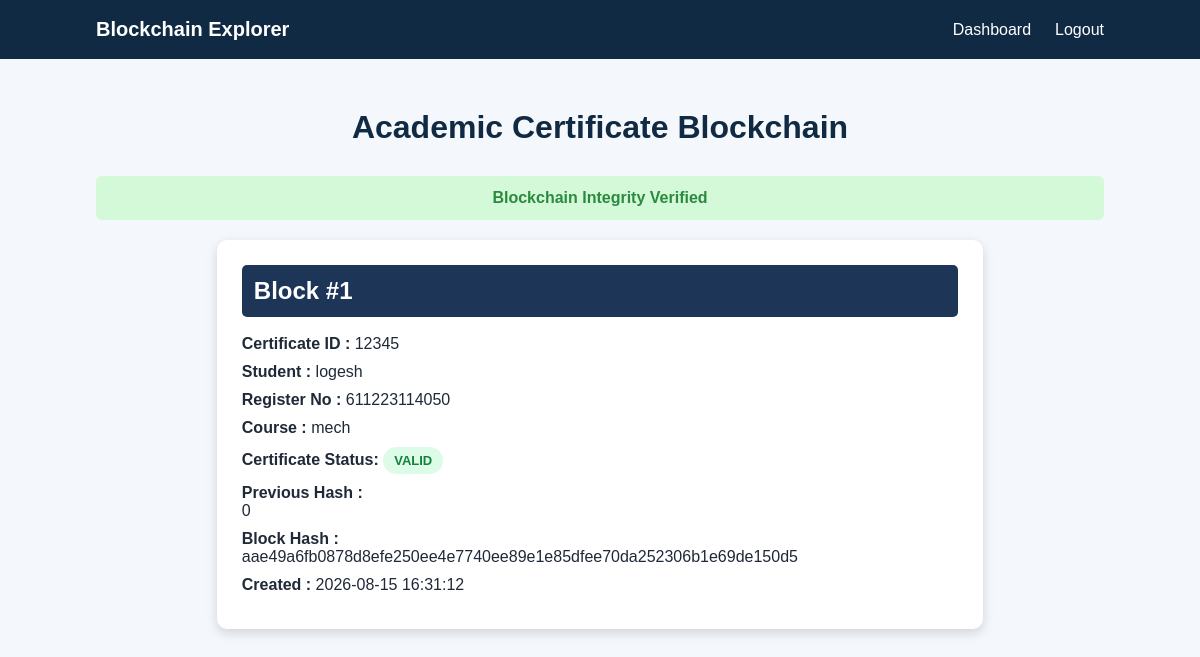
/blockchain (signed in), run on an earlier commit of the app's database.
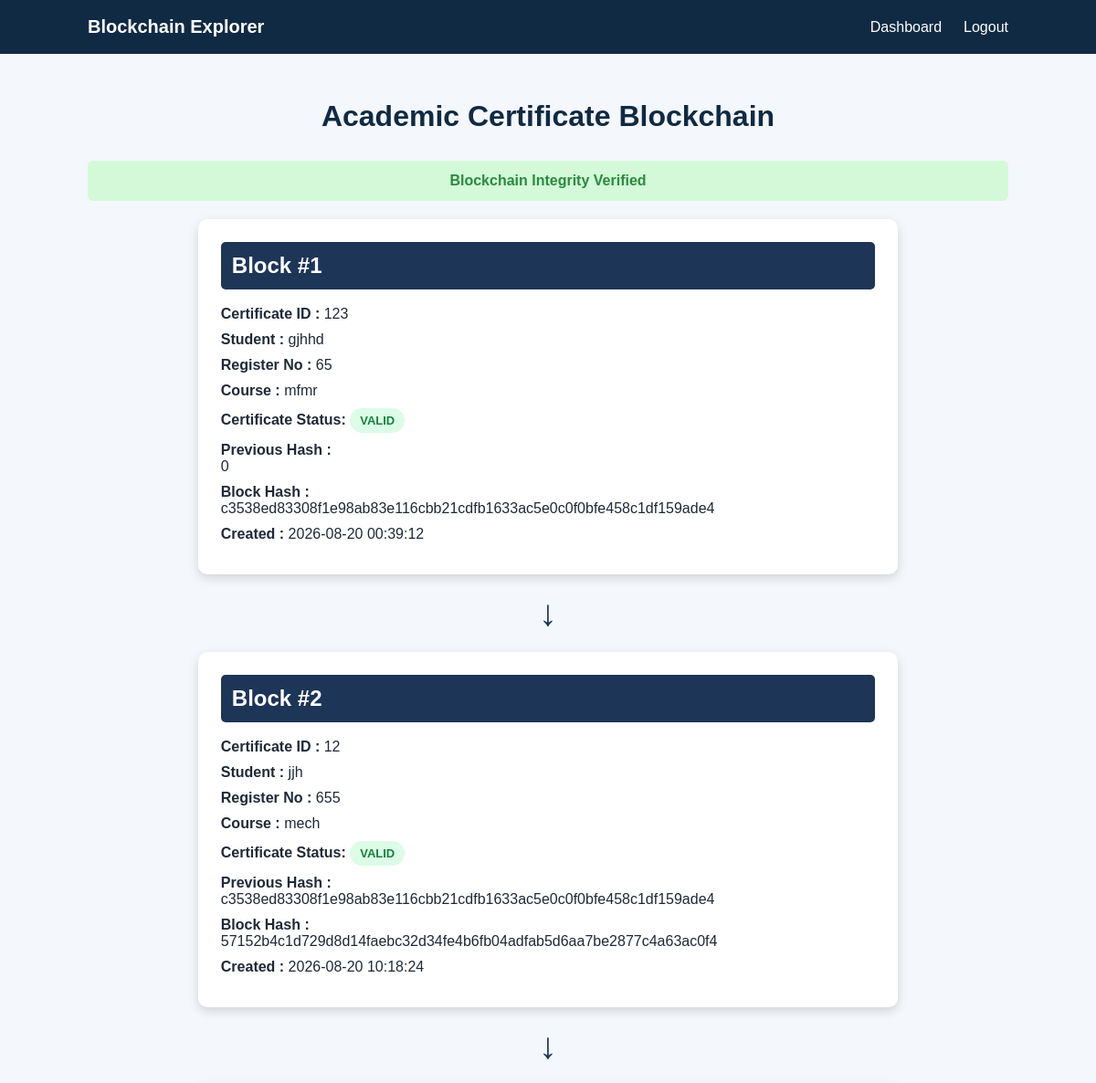
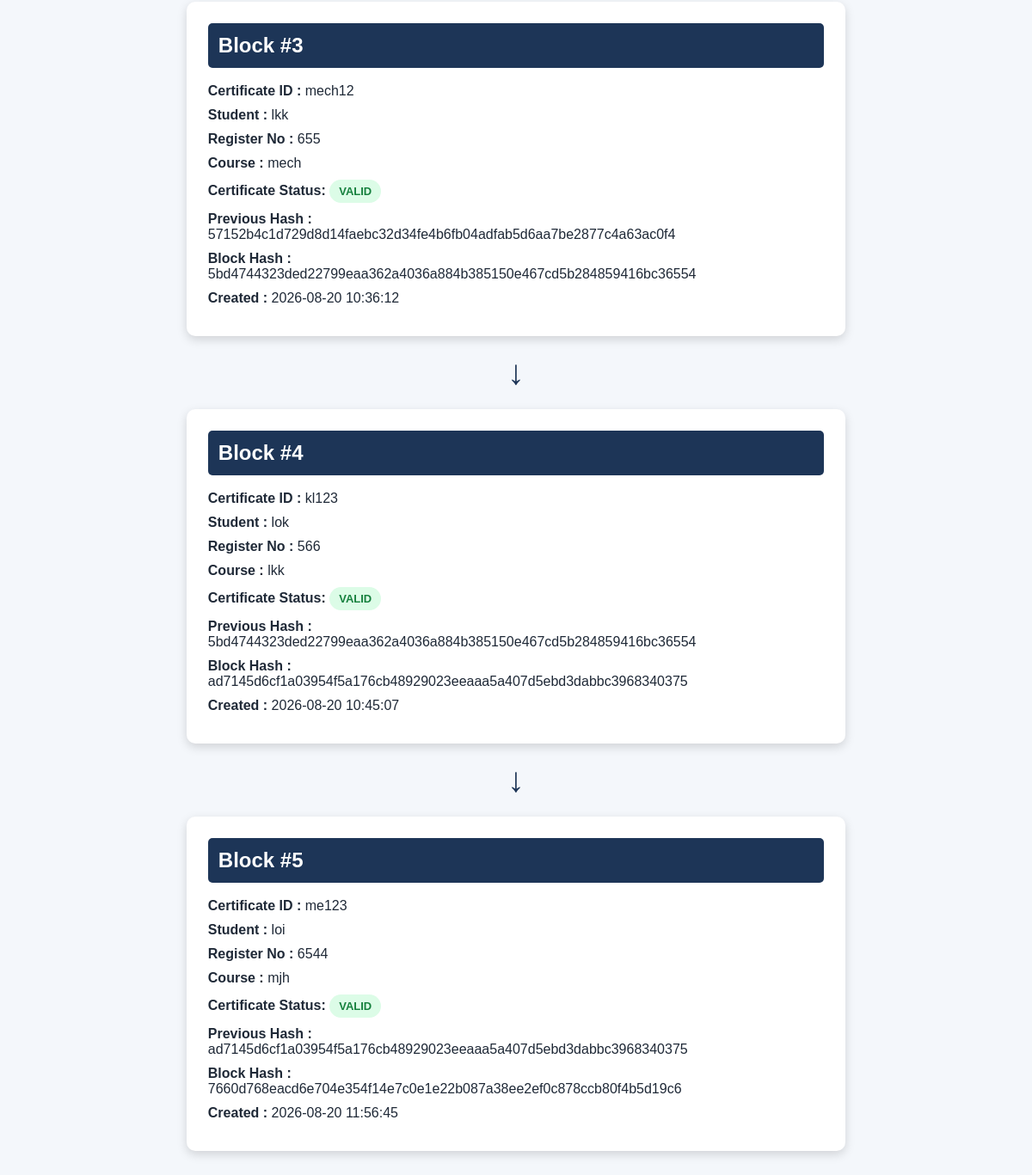
And on a later commit of the database (2 pictures, top to bottom).
### tables this page shows
CREATE TABLE certificates (
    id INTEGER PRIMARY KEY AUTOINCREMENT,
    admin_id INTEGER,
    certificate_id TEXT NOT NULL,
    student_name TEXT NOT NULL,
    register_number TEXT NOT NULL,
    course TEXT NOT NULL,
    institution TEXT NOT NULL,
    issue_date TEXT NOT NULL,
    file_name TEXT NOT NULL,
    qr_code TEXT NOT NULL,
    certificate_hash TEXT NOT NULL,
    previous_hash TEXT NOT NULL,
    block_hash TEXT NOT NULL,
    created_at TEXT NOT NULL,
    status TEXT NOT NULL DEFAULT 'VALID',
    revoked_at TEXT
);

### app.py (the view)
@app.route("/blockchain")
def blockchain_records():
    if "admin" not in session:
        return redirect(url_for("login"))
    admin_id = session["admin_id"]
    certificates = get_admin_certificates(admin_id)
    chain_valid = verify_blockchain_integrity(admin_id)
    return render_template(
        "blockchain.html",
        certificates=certificates,
        chain_valid=chain_valid
    )

### blockchain.py (called while the page is built)
def generate_block_hash(
    certificate_id,
    student_name,
    register_number,
    course,
    institution,
    issue_date,
    certificate_hash,
    previous_hash,
    timestamp
):
    block_data = {
        "certificate_id": certificate_id,
        "student_name": student_name,
        "register_number": register_number,
        "course": course,
        "institution": institution,
        "issue_date": issue_date,
        "certificate_hash": certificate_hash,
        "previous_hash": previous_hash,
        "timestamp": timestamp
    }
    block_string = json.dumps(
        block_data,
        sort_keys=True
    ).encode()
    return hashlib.sha256(block_string).hexdigest()

### database.py (called while the page is built)
def get_connection():
    connection = sqlite3.connect(DATABASE_NAME)
    connection.row_factory = sqlite3.Row
    return connection

def get_admin_certificates(admin_id):
    connection = get_connection()
    cursor = connection.cursor()
    cursor.execute("""
        SELECT *,
               ROW_NUMBER() OVER (
                   PARTITION BY admin_id
                   ORDER BY id ASC
               ) AS display_id
        FROM certificates
        WHERE admin_id = ?
        ORDER BY id ASC
    """, (admin_id,))
    certificates = cursor.fetchall()
    connection.close()
    return certificates

### templates/blockchain.html (shortened to what this page needs)
<!DOCTYPE html>
<html>
<head>
<link
rel="stylesheet"
href="{{ url_for('static', filename='style.css') }}"
>
</head>
<body>
<header class="navbar">
<div class="logo">
Blockchain Explorer
</div>
<nav>
<a href="/dashboard">
Dashboard
</a>
<a href="/logout">
Logout
</a>
</nav>
</header>
<div class="blockchain-section">
<h1>Academic Certificate Blockchain</h1>
{% if chain_valid %}
<div class="success-message">
Blockchain Integrity Verified
</div>
{% else %}
<div class="error-message">
Blockchain Integrity Failed
</div>
{% endif %}
<div class="chain-container">
{% for certificate in certificates %}
<div class="block-card">
<h2>Block #{{ loop.index }}</h2>
<p>
<strong>Certificate ID :</strong>
{{ certificate["certificate_id"] }}
</p>
<p>
<strong>Student :</strong>
{{ certificate["student_name"] }}
</p>
<p>
<strong>Register No :</strong>
{{ certificate["register_number"] }}
</p>
<p>
<strong>Course :</strong>
{{ certificate["course"] }}
</p>
<p>
    <strong>Certificate Status:</strong>
    {% if certificate["status"] == "REVOKED" %}
        <span class="status-revoked">
            REVOKED
        </span>
    {% else %}
        <span class="status-valid">
            VALID
        </span>
    {% endif %}
</p>
<p>
<strong>Previous Hash :</strong>
<br>
{{ certificate["previous_hash"] }}
</p>
<p>
<strong>Block Hash :</strong>
<br>
{{ certificate["block_hash"] }}
</p>
<p>
<strong>Created :</strong>
{{ certificate["created_at"] }}
</p>
</div>
{% if not loop.last %}
<div class="arrow">
↓
</div>
{% endif %}
{% endfor %}
</div>
</div>
</body>
</html>

### static/style.css (style rules this page uses)
* { margin: 0; padding: 0; box-sizing: border-box; }
body { font-family: Arial, sans-serif; background: #f4f7fb; color: #1f2937; }
.navbar { background: #102a43; color: white; padding: 18px 8%; display: flex; justify-content: space-between; align-items: center; }
.logo { font-size: 20px; font-weight: bold; }
.navbar nav { display: flex; gap: 24px; }
.navbar a { color: white; text-decoration: none; font-weight: 500; }
.success-message { background: #d3f9d8; color: #2b8a3e; padding: 13px; border-radius: 6px; margin-bottom: 18px; text-align: center; font-weight: bold; }
.blockchain-section { min-height: 85vh; padding: 50px 8%; }
.blockchain-section > h1 { text-align: center; color: #102a43; margin-bottom: 30px; }
.block-card { background: white; padding: 25px; border-radius: 10px; box-shadow: 0 4px 14px rgba(0, 0, 0, 0.08); }
.block-card h2 { color: #1d4ed8; margin-bottom: 18px; }
.block-card p { margin-bottom: 10px; }
.chain-container { width:80%; margin:auto; }
.block-card { background:white; padding:25px; margin:20px; border-radius:10px; box-shadow:0 4px 12px rgba(0,0,0,0.15); }
.block-card h2 { background:#1d3557; color:white; padding:12px; border-radius:5px; }
.arrow { text-align:center; font-size:40px; color:#1d3557; }
.status-valid { display: inline-block; padding: 6px 11px; background: #dcfce7; color: #15803d; border-radius: 20px; font-size: 13px; font-weight: bold; }

What changed in the data, as far as the page shows it:
removed certificates: certificate_id "12345", student_name "logesh", register_number "611223114050", course "mech", status "VALID", previous_hash "0", block_hash "aae49a6fb0878d8efe250ee4e7740ee89e1e85dfee70da252306b1e69de150d5", created_at "2026-08-15 16:31:12"
added certificates: certificate_id "123", student_name "gjhhd", register_number "65", course "mfmr", status "VALID", previous_hash "0", block_hash "c3538ed83308f1e98ab83e116cbb21cdfb1633ac5e0c0f0bfe458c1df159ade4", created_at "2026-08-20 00:39:12"
added certificates: certificate_id "12", student_name "jjh", register_number "655", course "mech", status "VALID", previous_hash "c3538ed83308f1e98ab83e116cbb21cdfb1633ac5e0c0f0bfe458c1df159ade4", block_hash "57152b4c1d729d8d14faebc32d34fe4b6fb04adfab5d6aa7be2877c4a63ac0f4", created_at "2026-08-20 10:18:24"
added certificates: certificate_id "mech12", student_name "lkk", register_number "655", course "mech", status "VALID", previous_hash "57152b4c1d729d8d14faebc32d34fe4b6fb04adfab5d6aa7be2877c4a63ac0f4", block_hash "5bd4744323ded22799eaa362a4036a884b385150e467cd5b284859416bc36554", created_at "2026-08-20 10:36:12"
added certificates: certificate_id "kl123", student_name "lok", register_number "566", course "lkk", status "VALID", previous_hash "5bd4744323ded22799eaa362a4036a884b385150e467cd5b284859416bc36554", block_hash "ad7145d6cf1a03954f5a176cb48929023eeaaa5a407d5ebd3dabbc3968340375", created_at "2026-08-20 10:45:07"
added certificates: certificate_id "me123", student_name "loi", register_number "6544", course "mjh", status "VALID", previous_hash "ad7145d6cf1a03954f5a176cb48929023eeaaa5a407d5ebd3dabbc3968340375", block_hash "7660d768eacd6e704e354f14e7c0e1e22b087a38ee2ef0c878ccb80f4b5d19c6", created_at "2026-08-20 11:56:45"
